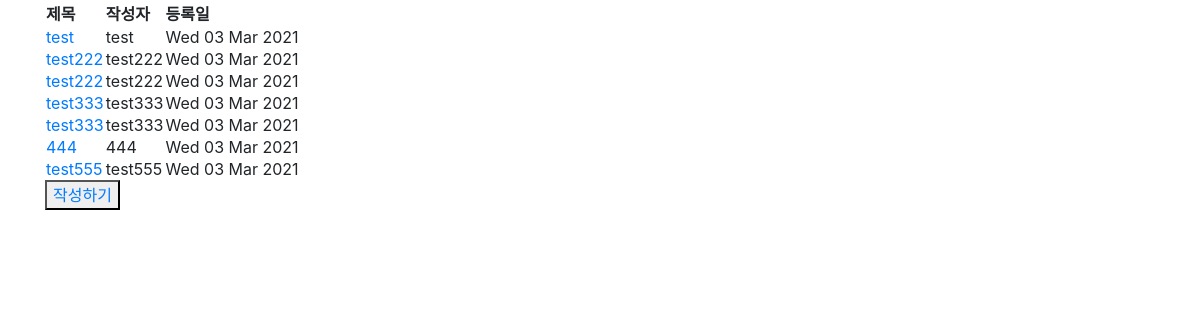
The page / on the database its author committed.
### community/models.py (models this page shows)
class Article(models.Model):
    name = models.CharField(max_length=50)
    title = models.CharField(max_length=50)
    contents = models.TextField()
    url = models.URLField()
    email = models.EmailField()
    cdate = models.DateTimeField(auto_now_add=True)

### community/views.py (the view)
# urls.py: path('', list),
def list(request) :
    articleList = Article.objects.all()
    return render(request, 'index.html', {'articleList': articleList})

### community/templates/index.html (shortened to what this page needs)
<html>
    <head>
        <link rel="stylesheet" href="/static/bootstrap.min.css" />
    </head>
    <body>
        <div class="container">
            <table>
                <th>제목</th>
                <th>작성자</th>
                <th>등록일</th>
                {% for article in articleList %}
                <tr>
                    <td><a href="/view/{{article.id}}">{{ article.title }} </a></td>
                    <td>{{ article.name }}</td>
                    <td>{{ article.cdate|date:"D d M Y" }}</td>
                {% endfor %}
            </table>
            <button type="button"><a href="/write">작성하기</a></button>
        </div>
   </body>
</html>

### rows shown on the page
Article: title "test", name "test", cdate "Wed 03 Mar 2021"
Article: title "test222", name "test222", cdate "Wed 03 Mar 2021"
Article: title "test222", name "test222", cdate "Wed 03 Mar 2021"
Article: title "test333", name "test333", cdate "Wed 03 Mar 2021"
Article: title "test333", name "test333", cdate "Wed 03 Mar 2021"
Article: title "444", name "444", cdate "Wed 03 Mar 2021"
Article: title "test555", name "test555", cdate "Wed 03 Mar 2021"
